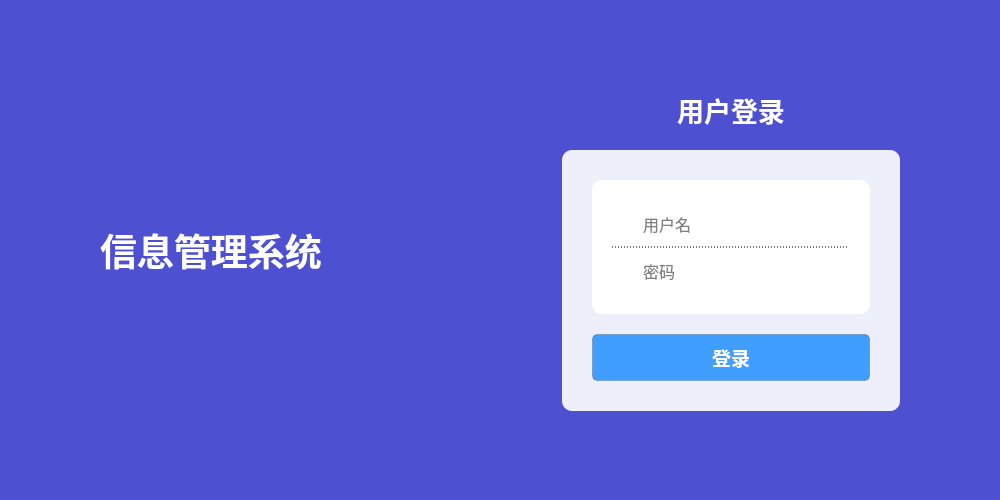
<?xml version="1.0" encoding="UTF-8"?>
<ui version="4.0">
 <class>Form</class>
 <widget class="QWidget" name="Form">
  <property name="geometry">
   <rect>
    <x>0</x>
    <y>0</y>
    <width>1000</width>
    <height>500</height>
   </rect>
  </property>
  <property name="sizePolicy">
   <sizepolicy hsizetype="Fixed" vsizetype="Fixed">
    <horstretch>0</horstretch>
    <verstretch>0</verstretch>
   </sizepolicy>
  </property>
  <property name="minimumSize">
   <size>
    <width>1000</width>
    <height>500</height>
   </size>
  </property>
  <property name="maximumSize">
   <size>
    <width>1000</width>
    <height>500</height>
   </size>
  </property>
  <property name="palette">
   <palette>
    <active>
     <colorrole role="Base">
      <brush brushstyle="SolidPattern">
       <color alpha="255">
        <red>255</red>
        <green>255</green>
        <blue>255</blue>
       </color>
      </brush>
     </colorrole>
     <colorrole role="Window">
      <brush brushstyle="SolidPattern">
       <color alpha="255">
        <red>76</red>
        <green>80</green>
        <blue>209</blue>
       </color>
      </brush>
     </colorrole>
    </active>
    <inactive>
     <colorrole role="Base">
      <brush brushstyle="SolidPattern">
       <color alpha="255">
        <red>255</red>
        <green>255</green>
        <blue>255</blue>
       </color>
      </brush>
     </colorrole>
     <colorrole role="Window">
      <brush brushstyle="SolidPattern">
       <color alpha="255">
        <red>76</red>
        <green>80</green>
        <blue>209</blue>
       </color>
      </brush>
     </colorrole>
    </inactive>
    <disabled>
     <colorrole role="Base">
      <brush brushstyle="SolidPattern">
       <color alpha="255">
        <red>76</red>
        <green>80</green>
        <blue>209</blue>
       </color>
      </brush>
     </colorrole>
     <colorrole role="Window">
      <brush brushstyle="SolidPattern">
       <color alpha="255">
        <red>76</red>
        <green>80</green>
        <blue>209</blue>
       </color>
      </brush>
     </colorrole>
    </disabled>
   </palette>
  </property>
  <property name="font">
   <font>
    <family>SimHei</family>
    <pointsize>18</pointsize>
   </font>
  </property>
  <property name="windowTitle">
   <string>登录</string>
  </property>
  <layout class="QVBoxLayout" name="verticalLayout_4">
   <property name="spacing">
    <number>0</number>
   </property>
   <property name="leftMargin">
    <number>0</number>
   </property>
   <property name="topMargin">
    <number>0</number>
   </property>
   <property name="rightMargin">
    <number>0</number>
   </property>
   <property name="bottomMargin">
    <number>0</number>
   </property>
   <item>
    <layout class="QHBoxLayout" name="horizontalLayout_3">
     <property name="spacing">
      <number>0</number>
     </property>
     <item>
      <spacer name="horizontalSpacer_3">
       <property name="orientation">
        <enum>Qt::Horizontal</enum>
       </property>
       <property name="sizeType">
        <enum>QSizePolicy::Fixed</enum>
       </property>
       <property name="sizeHint" stdset="0">
        <size>
         <width>100</width>
         <height>20</height>
        </size>
       </property>
      </spacer>
     </item>
     <item>
      <widget class="QLabel" name="label_2">
       <property name="palette">
        <palette>
         <active>
          <colorrole role="WindowText">
           <brush brushstyle="SolidPattern">
            <color alpha="255">
             <red>255</red>
             <green>255</green>
             <blue>255</blue>
            </color>
           </brush>
          </colorrole>
         </active>
         <inactive>
          <colorrole role="WindowText">
           <brush brushstyle="SolidPattern">
            <color alpha="255">
             <red>255</red>
             <green>255</green>
             <blue>255</blue>
            </color>
           </brush>
          </colorrole>
         </inactive>
         <disabled>
          <colorrole role="WindowText">
           <brush brushstyle="SolidPattern">
            <color alpha="255">
             <red>120</red>
             <green>120</green>
             <blue>120</blue>
            </color>
           </brush>
          </colorrole>
         </disabled>
        </palette>
       </property>
       <property name="font">
        <font>
         <family>Microsoft YaHei UI</family>
         <pointsize>28</pointsize>
         <weight>75</weight>
         <bold>true</bold>
        </font>
       </property>
       <property name="text">
        <string>信息管理系统</string>
       </property>
       <property name="alignment">
        <set>Qt::AlignLeading|Qt::AlignLeft|Qt::AlignVCenter</set>
       </property>
      </widget>
     </item>
     <item>
      <spacer name="horizontalSpacer">
       <property name="orientation">
        <enum>Qt::Horizontal</enum>
       </property>
       <property name="sizeHint" stdset="0">
        <size>
         <width>40</width>
         <height>20</height>
        </size>
       </property>
      </spacer>
     </item>
     <item>
      <layout class="QVBoxLayout" name="verticalLayout_2">
       <property name="spacing">
        <number>20</number>
       </property>
       <item>
        <spacer name="verticalSpacer">
         <property name="orientation">
          <enum>Qt::Vertical</enum>
         </property>
         <property name="sizeHint" stdset="0">
          <size>
           <width>20</width>
           <height>40</height>
          </size>
         </property>
        </spacer>
       </item>
       <item>
        <widget class="QLabel" name="label">
         <property name="palette">
          <palette>
           <active>
            <colorrole role="WindowText">
             <brush brushstyle="SolidPattern">
              <color alpha="255">
               <red>255</red>
               <green>255</green>
               <blue>255</blue>
              </color>
             </brush>
            </colorrole>
           </active>
           <inactive>
            <colorrole role="WindowText">
             <brush brushstyle="SolidPattern">
              <color alpha="255">
               <red>255</red>
               <green>255</green>
               <blue>255</blue>
              </color>
             </brush>
            </colorrole>
           </inactive>
           <disabled>
            <colorrole role="WindowText">
             <brush brushstyle="SolidPattern">
              <color alpha="255">
               <red>120</red>
               <green>120</green>
               <blue>120</blue>
              </color>
             </brush>
            </colorrole>
           </disabled>
          </palette>
         </property>
         <property name="font">
          <font>
           <family>Microsoft YaHei UI</family>
           <pointsize>20</pointsize>
           <weight>75</weight>
           <bold>true</bold>
          </font>
         </property>
         <property name="text">
          <string>用户登录</string>
         </property>
         <property name="alignment">
          <set>Qt::AlignCenter</set>
         </property>
        </widget>
       </item>
       <item>
        <widget class="QWidget" name="widget" native="true">
         <property name="palette">
          <palette>
           <active>
            <colorrole role="Button">
             <brush brushstyle="SolidPattern">
              <color alpha="255">
               <red>237</red>
               <green>239</green>
               <blue>251</blue>
              </color>
             </brush>
            </colorrole>
            <colorrole role="Base">
             <brush brushstyle="SolidPattern">
              <color alpha="255">
               <red>237</red>
               <green>239</green>
               <blue>251</blue>
              </color>
             </brush>
            </colorrole>
            <colorrole role="Window">
             <brush brushstyle="SolidPattern">
              <color alpha="255">
               <red>237</red>
               <green>239</green>
               <blue>251</blue>
              </color>
             </brush>
            </colorrole>
           </active>
           <inactive>
            <colorrole role="Button">
             <brush brushstyle="SolidPattern">
              <color alpha="255">
               <red>237</red>
               <green>239</green>
               <blue>251</blue>
              </color>
             </brush>
            </colorrole>
            <colorrole role="Base">
             <brush brushstyle="SolidPattern">
              <color alpha="255">
               <red>237</red>
               <green>239</green>
               <blue>251</blue>
              </color>
             </brush>
            </colorrole>
            <colorrole role="Window">
             <brush brushstyle="SolidPattern">
              <color alpha="255">
               <red>237</red>
               <green>239</green>
               <blue>251</blue>
              </color>
             </brush>
            </colorrole>
           </inactive>
           <disabled>
            <colorrole role="Button">
             <brush brushstyle="SolidPattern">
              <color alpha="255">
               <red>237</red>
               <green>239</green>
               <blue>251</blue>
              </color>
             </brush>
            </colorrole>
            <colorrole role="Base">
             <brush brushstyle="SolidPattern">
              <color alpha="255">
               <red>237</red>
               <green>239</green>
               <blue>251</blue>
              </color>
             </brush>
            </colorrole>
            <colorrole role="Window">
             <brush brushstyle="SolidPattern">
              <color alpha="255">
               <red>237</red>
               <green>239</green>
               <blue>251</blue>
              </color>
             </brush>
            </colorrole>
           </disabled>
          </palette>
         </property>
         <property name="font">
          <font>
           <family>Microsoft YaHei UI</family>
          </font>
         </property>
         <property name="autoFillBackground">
          <bool>false</bool>
         </property>
         <property name="styleSheet">
          <string notr="true">border-radius: 10px;
background-color: rgb(237, 239, 251);</string>
         </property>
         <layout class="QVBoxLayout" name="verticalLayout">
          <property name="spacing">
           <number>20</number>
          </property>
          <property name="leftMargin">
           <number>30</number>
          </property>
          <property name="topMargin">
           <number>30</number>
          </property>
          <property name="rightMargin">
           <number>30</number>
          </property>
          <property name="bottomMargin">
           <number>30</number>
          </property>
          <item>
           <widget class="QWidget" name="widget_2" native="true">
            <property name="palette">
             <palette>
              <active>
               <colorrole role="Button">
                <brush brushstyle="SolidPattern">
                 <color alpha="255">
                  <red>255</red>
                  <green>255</green>
                  <blue>255</blue>
                 </color>
                </brush>
               </colorrole>
               <colorrole role="Base">
                <brush brushstyle="SolidPattern">
                 <color alpha="255">
                  <red>255</red>
                  <green>255</green>
                  <blue>255</blue>
                 </color>
                </brush>
               </colorrole>
               <colorrole role="Window">
                <brush brushstyle="SolidPattern">
                 <color alpha="255">
                  <red>255</red>
                  <green>255</green>
                  <blue>255</blue>
                 </color>
                </brush>
               </colorrole>
              </active>
              <inactive>
               <colorrole role="Button">
                <brush brushstyle="SolidPattern">
                 <color alpha="255">
                  <red>255</red>
                  <green>255</green>
                  <blue>255</blue>
                 </color>
                </brush>
               </colorrole>
               <colorrole role="Base">
                <brush brushstyle="SolidPattern">
                 <color alpha="255">
                  <red>255</red>
                  <green>255</green>
                  <blue>255</blue>
                 </color>
                </brush>
               </colorrole>
               <colorrole role="Window">
                <brush brushstyle="SolidPattern">
                 <color alpha="255">
                  <red>255</red>
                  <green>255</green>
                  <blue>255</blue>
                 </color>
                </brush>
               </colorrole>
              </inactive>
              <disabled>
               <colorrole role="Button">
                <brush brushstyle="SolidPattern">
                 <color alpha="255">
                  <red>255</red>
                  <green>255</green>
                  <blue>255</blue>
                 </color>
                </brush>
               </colorrole>
               <colorrole role="Base">
                <brush brushstyle="SolidPattern">
                 <color alpha="255">
                  <red>255</red>
                  <green>255</green>
                  <blue>255</blue>
                 </color>
                </brush>
               </colorrole>
               <colorrole role="Window">
                <brush brushstyle="SolidPattern">
                 <color alpha="255">
                  <red>255</red>
                  <green>255</green>
                  <blue>255</blue>
                 </color>
                </brush>
               </colorrole>
              </disabled>
             </palette>
            </property>
            <property name="autoFillBackground">
             <bool>false</bool>
            </property>
            <property name="styleSheet">
             <string notr="true">border-radius: 10px;
background-color: white;</string>
            </property>
            <layout class="QVBoxLayout" name="verticalLayout_3">
             <property name="spacing">
              <number>0</number>
             </property>
             <property name="leftMargin">
              <number>20</number>
             </property>
             <property name="topMargin">
              <number>20</number>
             </property>
             <property name="rightMargin">
              <number>20</number>
             </property>
             <property name="bottomMargin">
              <number>20</number>
             </property>
             <item>
              <widget class="QWidget" name="widget_3" native="true">
               <property name="styleSheet">
                <string notr="true">border-bottom: 1px dashed;
border-radius: 0px;</string>
               </property>
               <layout class="QHBoxLayout" name="horizontalLayout_4">
                <item>
                 <widget class="QLabel" name="icon_un">
                  <property name="sizePolicy">
                   <sizepolicy hsizetype="Fixed" vsizetype="Fixed">
                    <horstretch>0</horstretch>
                    <verstretch>0</verstretch>
                   </sizepolicy>
                  </property>
                  <property name="maximumSize">
                   <size>
                    <width>30</width>
                    <height>30</height>
                   </size>
                  </property>
                  <property name="styleSheet">
                   <string notr="true">border: 0px;</string>
                  </property>
                  <property name="text">
                   <string/>
                  </property>
                  <property name="pixmap">
                   <pixmap>../../../static/svg/un.svg</pixmap>
                  </property>
                  <property name="scaledContents">
                   <bool>true</bool>
                  </property>
                  <property name="buddy">
                   <cstring>lineEdit_un</cstring>
                  </property>
                 </widget>
                </item>
                <item>
                 <widget class="QLineEdit" name="lineEdit_un">
                  <property name="sizePolicy">
                   <sizepolicy hsizetype="Expanding" vsizetype="Fixed">
                    <horstretch>0</horstretch>
                    <verstretch>0</verstretch>
                   </sizepolicy>
                  </property>
                  <property name="minimumSize">
                   <size>
                    <width>200</width>
                    <height>30</height>
                   </size>
                  </property>
                  <property name="font">
                   <font>
                    <family>Microsoft YaHei UI</family>
                    <pointsize>12</pointsize>
                    <weight>50</weight>
                    <bold>false</bold>
                   </font>
                  </property>
                  <property name="styleSheet">
                   <string notr="true">border: 0px;</string>
                  </property>
                  <property name="placeholderText">
                   <string>用户名</string>
                  </property>
                 </widget>
                </item>
               </layout>
              </widget>
             </item>
             <item>
              <widget class="QWidget" name="widget_4" native="true">
               <property name="styleSheet">
                <string notr="true"/>
               </property>
               <layout class="QHBoxLayout" name="horizontalLayout">
                <item>
                 <widget class="QLabel" name="icon_psd">
                  <property name="sizePolicy">
                   <sizepolicy hsizetype="Fixed" vsizetype="Fixed">
                    <horstretch>0</horstretch>
                    <verstretch>0</verstretch>
                   </sizepolicy>
                  </property>
                  <property name="maximumSize">
                   <size>
                    <width>30</width>
                    <height>30</height>
                   </size>
                  </property>
                  <property name="styleSheet">
                   <string notr="true">border: 0px;</string>
                  </property>
                  <property name="pixmap">
                   <pixmap>../../../static/svg/psd.svg</pixmap>
                  </property>
                  <property name="scaledContents">
                   <bool>true</bool>
                  </property>
                  <property name="buddy">
                   <cstring>lineEdit_psd</cstring>
                  </property>
                 </widget>
                </item>
                <item>
                 <widget class="QLineEdit" name="lineEdit_psd">
                  <property name="sizePolicy">
                   <sizepolicy hsizetype="Expanding" vsizetype="Fixed">
                    <horstretch>0</horstretch>
                    <verstretch>0</verstretch>
                   </sizepolicy>
                  </property>
                  <property name="minimumSize">
                   <size>
                    <width>200</width>
                    <height>0</height>
                   </size>
                  </property>
                  <property name="maximumSize">
                   <size>
                    <width>16777215</width>
                    <height>30</height>
                   </size>
                  </property>
                  <property name="font">
                   <font>
                    <family>Microsoft YaHei UI</family>
                    <pointsize>12</pointsize>
                    <weight>50</weight>
                    <bold>false</bold>
                   </font>
                  </property>
                  <property name="styleSheet">
                   <string notr="true">border: 0px;</string>
                  </property>
                  <property name="echoMode">
                   <enum>QLineEdit::Password</enum>
                  </property>
                  <property name="placeholderText">
                   <string>密码</string>
                  </property>
                  <property name="clearButtonEnabled">
                   <bool>true</bool>
                  </property>
                 </widget>
                </item>
               </layout>
              </widget>
             </item>
            </layout>
           </widget>
          </item>
          <item>
           <widget class="QPushButton" name="pushButton">
            <property name="font">
             <font>
              <family>Microsoft YaHei UI</family>
              <pointsize>14</pointsize>
              <weight>75</weight>
              <bold>true</bold>
             </font>
            </property>
            <property name="cursor">
             <cursorShape>PointingHandCursor</cursorShape>
            </property>
            <property name="styleSheet">
             <string notr="true">QPushButton{
    background-color: rgb(64, 158, 255);
    border: 1px solid;
    border-color: rgba(0, 0, 0, 50);
    border-radius: 5px;
    padding: 8px;
    color: white;
}

QPushButton:hover{
    background-color: rgba(64, 158, 255, 150);
}</string>
            </property>
            <property name="text">
             <string>登录</string>
            </property>
           </widget>
          </item>
         </layout>
        </widget>
       </item>
       <item>
        <spacer name="verticalSpacer_2">
         <property name="orientation">
          <enum>Qt::Vertical</enum>
         </property>
         <property name="sizeHint" stdset="0">
          <size>
           <width>20</width>
           <height>40</height>
          </size>
         </property>
        </spacer>
       </item>
      </layout>
     </item>
     <item>
      <spacer name="horizontalSpacer_2">
       <property name="orientation">
        <enum>Qt::Horizontal</enum>
       </property>
       <property name="sizeType">
        <enum>QSizePolicy::Fixed</enum>
       </property>
       <property name="sizeHint" stdset="0">
        <size>
         <width>100</width>
         <height>20</height>
        </size>
       </property>
      </spacer>
     </item>
    </layout>
   </item>
  </layout>
 </widget>
 <resources/>
 <connections/>
</ui>
